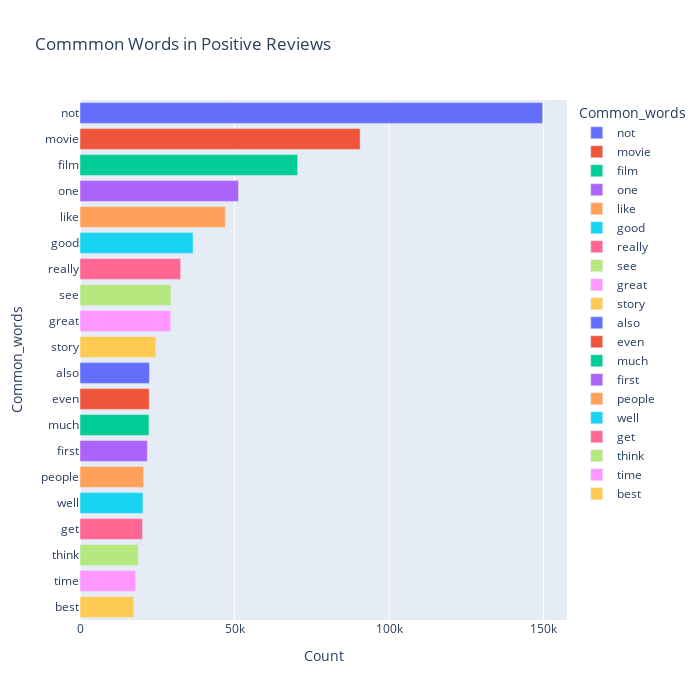

Notebook source saved alongside this figure:
### Code cell
most_common_uni = get_top_text_ngrams(df.Reviews_clean[df['Ratings']>=7],20,1)
most_common_uni = dict(most_common_uni)
temp = pd.DataFrame(columns = ["Common_words" , 'Count'])
temp["Common_words"] = list(most_common_uni.keys())
temp["Count"] = list(most_common_uni.values())
fig = px.bar(temp, x="Count", y="Common_words", title='Commmon Words in Positive Reviews', orientation='h', 
             width=700, height=700,color='Common_words')
fig.show()

### Figure 1 — Plotly figure (JSON) as saved in the notebook; plotly's stock layout.template omitted (floating-point values rounded to 4 significant figures)
{"data": [{"alignmentgroup": "True", "hovertemplate": "Common_words=%{y}<br>Count=%{x}<extra></extra>", "legendgroup": "not", "marker": {"color": "#636efa", "pattern": {"shape": ""}}, "name": "not", "offsetgroup": "not", "orientation": "h", "showlegend": true, "textposition": "auto", "type": "bar", "x": [149689], "xaxis": "x", "y": ["not"], "yaxis": "y"}, {"alignmentgroup": "True", "hovertemplate": "Common_words=%{y}<br>Count=%{x}<extra></extra>", "legendgroup": "movie", "marker": {"color": "#EF553B", "pattern": {"shape": ""}}, "name": "movie", "offsetgroup": "movie", "orientation": "h", "showlegend": true, "textposition": "auto", "type": "bar", "x": [90632], "xaxis": "x", "y": ["movie"], "yaxis": "y"}, {"alignmentgroup": "True", "hovertemplate": "Common_words=%{y}<br>Count=%{x}<extra></extra>", "legendgroup": "film", "marker": {"color": "#00cc96", "pattern": {"shape": ""}}, "name": "film", "offsetgroup": "film", "orientation": "h", "showlegend": true, "textposition": "auto", "type": "bar", "x": [70416], "xaxis": "x", "y": ["film"], "yaxis": "y"}, {"alignmentgroup": "True", "hovertemplate": "Common_words=%{y}<br>Count=%{x}<extra></extra>", "legendgroup": "one", "marker": {"color": "#ab63fa", "pattern": {"shape": ""}}, "name": "one", "offsetgroup": "one", "orientation": "h", "showlegend": true, "textposition": "auto", "type": "bar", "x": [51280], "xaxis": "x", "y": ["one"], "yaxis": "y"}, {"alignmentgroup": "True", "hovertemplate": "Common_words=%{y}<br>Count=%{x}<extra></extra>", "legendgroup": "like", "marker": {"color": "#FFA15A", "pattern": {"shape": ""}}, "name": "like", "offsetgroup": "like", "orientation": "h", "showlegend": true, "textposition": "auto", "type": "bar", "x": [47031], "xaxis": "x", "y": ["like"], "yaxis": "y"}, {"alignmentgroup": "True", "hovertemplate": "Common_words=%{y}<br>Count=%{x}<extra></extra>", "legendgroup": "good", "marker": {"color": "#19d3f3", "pattern": {"shape": ""}}, "name": "good", "offsetgroup": "good", "orientation": "h", "showlegend": true, "textposition": "auto", "type": "bar", "x": [36592], "xaxis": "x", "y": ["good"], "yaxis": "y"}, {"alignmentgroup": "True", "hovertemplate": "Common_words=%{y}<br>Count=%{x}<extra></extra>", "legendgroup": "really", "marker": {"color": "#FF6692", "pattern": {"shape": ""}}, "name": "really", "offsetgroup": "really", "orientation": "h", "showlegend": true, "textposition": "auto", "type": "bar", "x": [32570], "xaxis": "x", "y": ["really"], "yaxis": "y"}, {"alignmentgroup": "True", "hovertemplate": "Common_words=%{y}<br>Count=%{x}<extra></extra>", "legendgroup": "see", "marker": {"color": "#B6E880", "pattern": {"shape": ""}}, "name": "see", "offsetgroup": "see", "orientation": "h", "showlegend": true, "textposition": "auto", "type": "bar", "x": [29425], "xaxis": "x", "y": ["see"], "yaxis": "y"}, {"alignmentgroup": "True", "hovertemplate": "Common_words=%{y}<br>Count=%{x}<extra></extra>", "legendgroup": "great", "marker": {"color": "#FF97FF", "pattern": {"shape": ""}}, "name": "great", "offsetgroup": "great", "orientation": "h", "showlegend": true, "textposition": "auto", "type": "bar", "x": [29361], "xaxis": "x", "y": ["great"], "yaxis": "y"}, {"alignmentgroup": "True", "hovertemplate": "Common_words=%{y}<br>Count=%{x}<extra></extra>", "legendgroup": "story", "marker": {"color": "#FECB52", "pattern": {"shape": ""}}, "name": "story", "offsetgroup": "story", "orientation": "h", "showlegend": true, "textposition": "auto", "type": "bar", "x": [24511], "xaxis": "x", "y": ["story"], "yaxis": "y"}, {"alignmentgroup": "True", "hovertemplate": "Common_words=%{y}<br>Count=%{x}<extra></extra>", "legendgroup": "also", "marker": {"color": "#636efa", "pattern": {"shape": ""}}, "name": "also", "offsetgroup": "also", "orientation": "h", "showlegend": true, "textposition": "auto", "type": "bar", "x": [22465], "xaxis": "x", "y": ["also"], "yaxis": "y"}, {"alignmentgroup": "True", "hovertemplate": "Common_words=%{y}<br>Count=%{x}<extra></extra>", "legendgroup": "even", "marker": {"color": "#EF553B", "pattern": {"shape": ""}}, "name": "even", "offsetgroup": "even", "orientation": "h", "showlegend": true, "textposition": "auto", "type": "bar", "x": [22414], "xaxis": "x", "y": ["even"], "yaxis": "y"}, {"alignmentgroup": "True", "hovertemplate": "Common_words=%{y}<br>Count=%{x}<extra></extra>", "legendgroup": "much", "marker": {"color": "#00cc96", "pattern": {"shape": ""}}, "name": "much", "offsetgroup": "much", "orientation": "h", "showlegend": true, "textposition": "auto", "type": "bar", "x": [22309], "xaxis": "x", "y": ["much"], "yaxis": "y"}, {"alignmentgroup": "True", "hovertemplate": "Common_words=%{y}<br>Count=%{x}<extra></extra>", "legendgroup": "first", "marker": {"color": "#ab63fa", "pattern": {"shape": ""}}, "name": "first", "offsetgroup": "first", "orientation": "h", "showlegend": true, "textposition": "auto", "type": "bar", "x": [21785], "xaxis": "x", "y": ["first"], "yaxis": "y"}, {"alignmentgroup": "True", "hovertemplate": "Common_words=%{y}<br>Count=%{x}<extra></extra>", "legendgroup": "people", "marker": {"color": "#FFA15A", "pattern": {"shape": ""}}, "name": "people", "offsetgroup": "people", "orientation": "h", "showlegend": true, "textposition": "auto", "type": "bar", "x": [20578], "xaxis": "x", "y": ["people"], "yaxis": "y"}, {"alignmentgroup": "True", "hovertemplate": "Common_words=%{y}<br>Count=%{x}<extra></extra>", "legendgroup": "well", "marker": {"color": "#19d3f3", "pattern": {"shape": ""}}, "name": "well", "offsetgroup": "well", "orientation": "h", "showlegend": true, "textposition": "auto", "type": "bar", "x": [20360], "xaxis": "x", "y": ["well"], "yaxis": "y"}, {"alignmentgroup": "True", "hovertemplate": "Common_words=%{y}<br>Count=%{x}<extra></extra>", "legendgroup": "get", "marker": {"color": "#FF6692", "pattern": {"shape": ""}}, "name": "get", "offsetgroup": "get", "orientation": "h", "showlegend": true, "textposition": "auto", "type": "bar", "x": [20211], "xaxis": "x", "y": ["get"], "yaxis": "y"}, {"alignmentgroup": "True", "hovertemplate": "Common_words=%{y}<br>Count=%{x}<extra></extra>", "legendgroup": "think", "marker": {"color": "#B6E880", "pattern": {"shape": ""}}, "name": "think", "offsetgroup": "think", "orientation": "h", "showlegend": true, "textposition": "auto", "type": "bar", "x": [18849], "xaxis": "x", "y": ["think"], "yaxis": "y"}, {"alignmentgroup": "True", "hovertemplate": "Common_words=%{y}<br>Count=%{x}<extra></extra>", "legendgroup": "time", "marker": {"color": "#FF97FF", "pattern": {"shape": ""}}, "name": "time", "offsetgroup": "time", "orientation": "h", "showlegend": true, "textposition": "auto", "type": "bar", "x": [18018], "xaxis": "x", "y": ["time"], "yaxis": "y"}, {"alignmentgroup": "True", "hovertemplate": "Common_words=%{y}<br>Count=%{x}<extra></extra>", "legendgroup": "best", "marker": {"color": "#FECB52", "pattern": {"shape": ""}}, "name": "best", "offsetgroup": "best", "orientation": "h", "showlegend": true, "textposition": "auto", "type": "bar", "x": [17408], "xaxis": "x", "y": ["best"], "yaxis": "y"}], "layout": {"barmode": "relative", "height": 700, "legend": {"title": {"text": "Common_words"}, "tracegroupgap": 0}, "title": {"text": "Commmon Words in Positive Reviews"}, "width": 700, "xaxis": {"anchor": "y", "domain": [0, 1], "title": {"text": "Count"}}, "yaxis": {"anchor": "x", "categoryarray": ["best", "time", "think", "get", "well", "people", "first", "much", "even", "also", "story", "great", "see", "really", "good", "like", "one", "film", "movie", "not"], "categoryorder": "array", "domain": [0, 1], "title": {"text": "Common_words"}}}}
